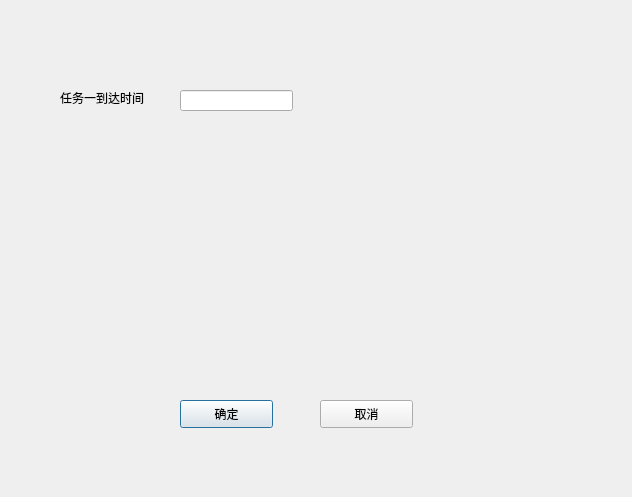
<?xml version="1.0" encoding="UTF-8"?>
<ui version="4.0">
 <class>Dialog</class>
 <widget class="QDialog" name="Dialog">
  <property name="geometry">
   <rect>
    <x>0</x>
    <y>0</y>
    <width>632</width>
    <height>497</height>
   </rect>
  </property>
  <property name="windowTitle">
   <string>Dialog</string>
  </property>
  <widget class="QPushButton" name="pushButton">
   <property name="geometry">
    <rect>
     <x>180</x>
     <y>400</y>
     <width>93</width>
     <height>28</height>
    </rect>
   </property>
   <property name="text">
    <string>确定</string>
   </property>
  </widget>
  <widget class="QPushButton" name="pushButton_2">
   <property name="geometry">
    <rect>
     <x>320</x>
     <y>400</y>
     <width>93</width>
     <height>28</height>
    </rect>
   </property>
   <property name="text">
    <string>取消</string>
   </property>
  </widget>
  <widget class="QLabel" name="label">
   <property name="geometry">
    <rect>
     <x>60</x>
     <y>90</y>
     <width>111</width>
     <height>16</height>
    </rect>
   </property>
   <property name="text">
    <string>任务一到达时间</string>
   </property>
  </widget>
  <widget class="QLineEdit" name="lineEdit">
   <property name="geometry">
    <rect>
     <x>180</x>
     <y>90</y>
     <width>113</width>
     <height>21</height>
    </rect>
   </property>
  </widget>
 </widget>
 <resources/>
 <connections/>
</ui>
